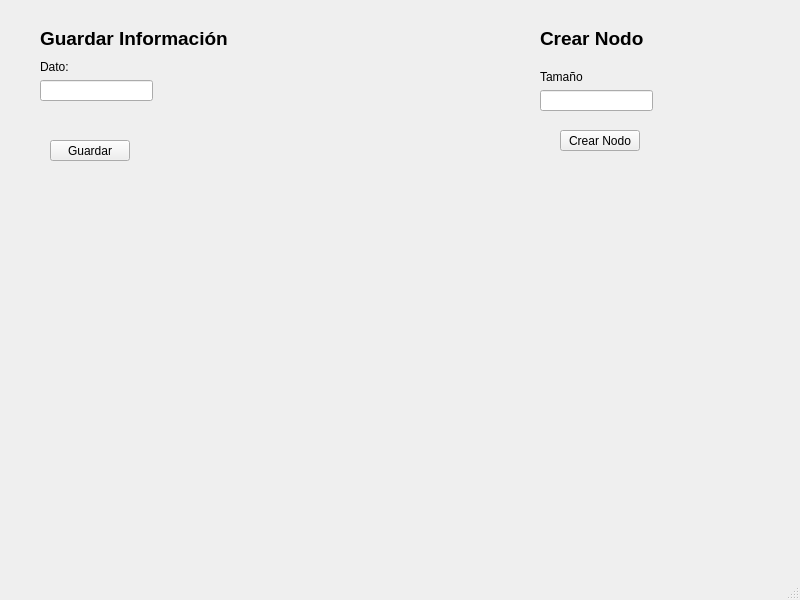
<?xml version="1.0" encoding="UTF-8"?>
<ui version="4.0">
 <class>cframe</class>
 <widget class="QMainWindow" name="cframe">
  <property name="geometry">
   <rect>
    <x>0</x>
    <y>0</y>
    <width>800</width>
    <height>600</height>
   </rect>
  </property>
  <property name="windowTitle">
   <string>cframe</string>
  </property>
  <widget class="QWidget" name="centralwidget">
   <widget class="QLabel" name="label">
    <property name="geometry">
     <rect>
      <x>40</x>
      <y>30</y>
      <width>201</width>
      <height>16</height>
     </rect>
    </property>
    <property name="font">
     <font>
      <pointsize>14</pointsize>
      <weight>75</weight>
      <bold>true</bold>
     </font>
    </property>
    <property name="text">
     <string>Guardar Información</string>
    </property>
   </widget>
   <widget class="QLabel" name="label_2">
    <property name="geometry">
     <rect>
      <x>540</x>
      <y>30</y>
      <width>111</width>
      <height>16</height>
     </rect>
    </property>
    <property name="font">
     <font>
      <pointsize>14</pointsize>
      <weight>75</weight>
      <bold>true</bold>
     </font>
    </property>
    <property name="text">
     <string>Crear Nodo</string>
    </property>
   </widget>
   <widget class="QLabel" name="label_3">
    <property name="geometry">
     <rect>
      <x>40</x>
      <y>60</y>
      <width>47</width>
      <height>13</height>
     </rect>
    </property>
    <property name="text">
     <string>Dato:</string>
    </property>
   </widget>
   <widget class="QLineEdit" name="datoInput">
    <property name="geometry">
     <rect>
      <x>40</x>
      <y>80</y>
      <width>113</width>
      <height>21</height>
     </rect>
    </property>
   </widget>
   <widget class="QPushButton" name="guardarBtn">
    <property name="geometry">
     <rect>
      <x>50</x>
      <y>140</y>
      <width>80</width>
      <height>21</height>
     </rect>
    </property>
    <property name="text">
     <string>Guardar</string>
    </property>
   </widget>
   <widget class="QLabel" name="label_4">
    <property name="geometry">
     <rect>
      <x>540</x>
      <y>70</y>
      <width>47</width>
      <height>13</height>
     </rect>
    </property>
    <property name="text">
     <string>Tamaño</string>
    </property>
   </widget>
   <widget class="QLineEdit" name="sizeInput">
    <property name="geometry">
     <rect>
      <x>540</x>
      <y>90</y>
      <width>113</width>
      <height>21</height>
     </rect>
    </property>
   </widget>
   <widget class="QPushButton" name="pushButton">
    <property name="geometry">
     <rect>
      <x>560</x>
      <y>130</y>
      <width>80</width>
      <height>21</height>
     </rect>
    </property>
    <property name="text">
     <string>Crear Nodo</string>
    </property>
   </widget>
  </widget>
  <widget class="QMenuBar" name="menubar">
   <property name="geometry">
    <rect>
     <x>0</x>
     <y>0</y>
     <width>800</width>
     <height>20</height>
    </rect>
   </property>
  </widget>
  <widget class="QStatusBar" name="statusbar"/>
 </widget>
 <resources/>
 <connections/>
</ui>
